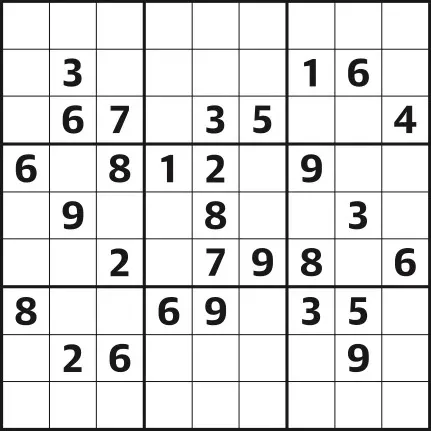
#> input picture example.png, 431 x 431 px
$ jupyter execute --allow-errors SudokuSolver.ipynb
#> lines starting #> are read from the running program, lines starting #| are printed output that depends on the picture
[cell 1]
import numpy as np

from __future__ import print_function
import numpy as np
from ortools.sat.python import cp_model

import sys
import keras
from keras import Sequential
from keras import backend as bck
from keras.datasets import mnist

# Solver Class
This class contains a simple solver written in Or-Tools. Constraint programming used in here is very fast and (i hope) easy to understand.

Constructor contains data about sudoku - grid size, cell size and two or-tools objects:
- model
- solver
Both of those are used to find the solution. There is no need for more complicated solver than a basic CpSolver.

- get_values - reads grid given to class (read from image) and inserting to solution.
- printer - just a print-to-console class.
- solve() - ...solving. Contains proper constraints for sudoku.

[cell 2]
# I am a simple solver.
class Solver:
    def __init__(self):
        self.model = cp_model.CpModel()
        self.solver = cp_model.CpSolver()
        self.grid_size = 9
        self.cell_size = 3

    # [52 lines left out: functions get_values, printer, solve, not called in this run]

## Training
The class below is handling MNIST dataset and image adjustments, not much more to say.

[cell 3]
# I am a training reader.
import cv2
class TrainingReader:
    def __init__(self):
        self.num_classes = 10
        self.size_rows = 28
        self.size_cols = 28
        self.input_shape = ()
        self.x_test = []
        self.x_train = []
        self.y_test = []
        self.y_train = []

    # [8 lines left out: function adjust_images, not called in this run]

    def create_labels(self, y_original):
        y_new = keras.utils.to_categorical(y_original)
        return y_new

    def read_mnist(self):
        try:
            (x_train, y_train), (x_test, y_test) = mnist.load_data()
            self.x_train, self.x_test = self.adjust_images(x_train, x_test)
            self.y_train = self.create_labels(y_train)
            self.y_test = self.create_labels(y_test)
            print("MNIST dataset was read correctly!")
        except:
            print("Unexpected error in TrainingReader: ", sys.exc_info()[0])
            raise

# Model class
Model was created according to this article: https://www.kaggle.com/cdeotte/how-to-choose-cnn-architecture-mnist

[cell 4]
from sklearn import svm
import sys
from sklearn import datasets, svm, metrics
from sklearn.model_selection import train_test_split

trainer = TrainingReader()
trainer.read_mnist()
#> (the call stopped at in read_mnist, `(x_train, y_train), (x_test, y_test) = mnist.load_data()`: keras is not available in this run)

[cell 5]
import tensorflow as tf
from tensorflow import keras
from keras import Sequential
from keras.layers import Dense, Dropout, Activation, Flatten
from keras.layers import Conv2D, MaxPooling2D, BatchNormalization

#> (the rest of this cell did not finish here and is left out)

#> (a cell that did not finish here is left out)

[cell 7]
import matplotlib.pyplot as plt
from sklearn.metrics import plot_confusion_matrix
from sklearn.metrics import classification_report
import seaborn as sb

# [18 lines left out: function show_confusion_matrix, not called in this run]

#> (the rest of this cell did not finish here and is left out)

# Reading Lines from Pictures

## Image Reading
ImageReadder class's  purpose is to open the given image and search for lines inside. It uses Canny and HoughLines method from OpenCV.
- read_lines - reads the image and searches for lines.
- show_lines - adds lines to lists (horizontal/vertical) and allows to show the image with lines found.

[cell 8]
import cv2
import numpy as np

class ImageReader:
    def __init__(self, image):
#> called with image = 'example.png'
        self.lines = []
        self.original_img = cv2.imread(image)
#> self.original_img is the input picture: shape (431, 431, 3); mean B, G, R 224.2, 224.1, 224.2
        self.lines_img = cv2.imread(image)
        self.horizontal = []
        self.vertical = []

    def read_lines(self):
        gray = cv2.cvtColor(self.original_img, cv2.COLOR_BGR2GRAY)
        canny = cv2.Canny(gray, 50, 150, apertureSize = 3)
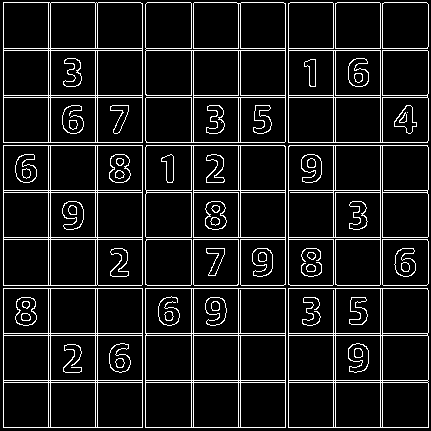
#> canny: shape (431, 431); 10% white in thin lines or dots
        self.lines = cv2.HoughLines(canny, 1, np.pi/180, 200)
#> self.lines = 36 rows, first 8: [3, 0], [48, 0], [427, 1.57], [50, 0], [288, 1.57], [380, 1.57], [382, 1.57], [142, 0]

    def show_lines(self):
        for line in self.lines:
            rho,theta = line[0]
            a = np.cos(theta)
            b = np.sin(theta)
            x0 = a*rho
            y0 = b*rho
            x1 = int(x0 + 1000*(-b))
            y1 = int(y0 + 1000*(a))
            x2 = int(x0 - 1000*(-b))
            y2 = int(y0 - 1000*(a))
            self.vertical.append([(x1, y1), (x2, y2)]) if theta == 0 else self.horizontal.append([(x1, y1), (x2, y2)])
            cv2.line(self.lines_img, (x1,y1),(x2,y2),(0,0,255),2)
#> this loop made 36 passes
#> (rho, theta, a, b, x0, y0, x1, y1) on passes 1 to 12: (3, 0, 1, 0, 3, 0, 3, 1000), (48, 0, 1, 0, 48, 0, 48, 1000), (427, 1.57, -4.37e-08, 1, -1.87e-05, 427, -1000, 426), (50, 0, 1, 0, 50, 0, 50, 1000), (288, 1.57, -4.37e-08, 1, -1.26e-05, 288, -1000, 287), (380, 1.57, -4.37e-08, 1, -1.66e-05, 380, -1000, 379), (382, 1.57, -4.37e-08, 1, -1.67e-05, 382, -1000, 381), (142, 0, 1, 0, 142, 0, 142, 1000), (333, 1.57, -4.37e-08, 1, -1.46e-05, 333, -1000, 332), (335, 1.57, -4.37e-08, 1, -1.46e-05, 335, -1000, 334), (95, 0, 1, 0, 95, 0, 95, 1000), (97, 0, 1, 0, 97, 0, 97, 1000)
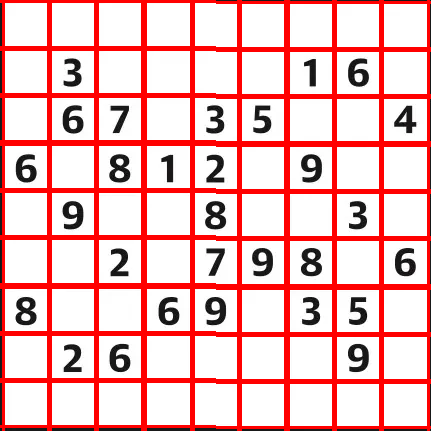
#> self.lines_img: shape (431, 431, 3); mean B, G, R 187, 186.9, 240.6
#> after the loop, self.horizontal = 18 items; self.vertical = 18 items
        cv2.imshow('Lines read', self.lines_img)
        cv2.waitKey(0)
        cv2.destroyAllWindows()
